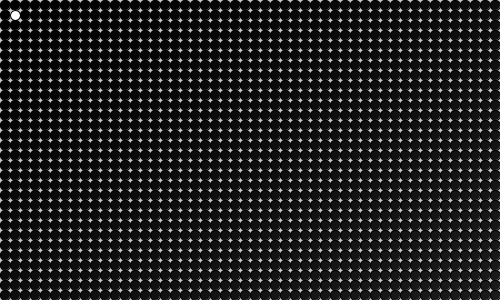
Frame 1 (no input)
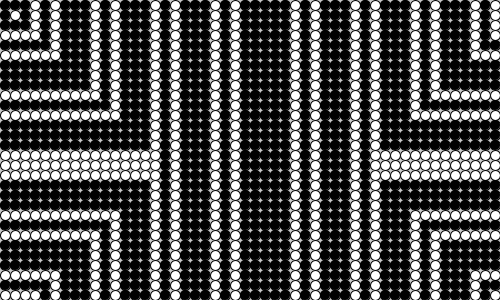
Frame 60 (the mouse pressed at the canvas centre just before this capture)
Frame 120 (the mouse held since frame 60 and released just before this capture): identical to frame 60, image omitted

The Processing sketch that drew these frames (run headless with seeded random() and noise(); from frame 60 on, the mouse is pressed at the canvas centre):

// Processing sketch: ch7_7_refactor
// ── ch7_7_refactor.pde
Cell[][] _cellArray;
int _cellSize = 10;
int _numX, _numY;

void setup() {
  size(500, 300);
  _numX = floor(width / _cellSize );
  _numY = floor(height / _cellSize );
  restart();
}

void restart() {
  _cellArray = new Cell[_numX][_numY];
  for (int i = 0; i < _numX * _numY; i++) {
    int x = i % _numX;
    int y = i / _numX;
    _cellArray[x][y] = new Cell(x, y);
  }

  for (int i = 0; i < _numX * _numY; i++) {
    int x = i % _numX;
    int y = i / _numX;
    int above = (y - 1 + _numY) % _numY;
    int below = (y + 1) % _numY;
    int left  = (x - 1 + _numX) % _numX;
    int right = (x + 1) % _numX;

    _cellArray[x][y].addNeighbour(_cellArray[left][above]);
    _cellArray[x][y].addNeighbour(_cellArray[left][y]);
    _cellArray[x][y].addNeighbour(_cellArray[left][below]);

    _cellArray[x][y].addNeighbour(_cellArray[x][above]);
    _cellArray[x][y].addNeighbour(_cellArray[x][below]);

    _cellArray[x][y].addNeighbour(_cellArray[right][above]);
    _cellArray[x][y].addNeighbour(_cellArray[right][y]);
    _cellArray[x][y].addNeighbour(_cellArray[right][below]);
  }
}

void draw() {
  background(200);

  for (int i = 0; i < _numX * _numY; i++) {
    _cellArray[i % _numX][i / _numX].calcNextState();
  }

  translate(_cellSize / 2, _cellSize / 2);

  for (int i = 0; i < _numX * _numY; i++) {
    _cellArray[i % _numX][i / _numX].drawMe();
  }
}

void mouserPressed() {
  restart();
}

/**--------------------------------------------
 * Cell class
 --------------------------------------------*/
class Cell {
  float x, y;
  float state, nextState;
  float lastState = 0;
  Cell[] neighbours;

  Cell(float ex, float why) {
    x = ex * _cellSize;
    y = why * _cellSize;

    nextState = ((x / width) + (y / height)) * 14;
    state = nextState;
    neighbours = new Cell[0];
  }

  void addNeighbour(Cell cell) {
    neighbours = (Cell[])append(neighbours, cell);
  }

  void calcNextState() {
    float total = 0;
    for (int i = 0; i < neighbours.length; i++) {
      total += neighbours[i].state;
    }

    float average = int(total / 8);

    if (average == 255) {
      nextState = 0;
    } else if (average == 0) {
      nextState = 255;
    } else {
      if (lastState > 0) {
        nextState -= lastState;
      }
      if (nextState > 255) {
        nextState = 255;
      } else if (nextState < 0) {
        nextState = 0;
      }
    }

    lastState = state;
  }

  void drawMe() {
    state = nextState;
    stroke(0);

    fill(state);

    ellipse(x, y, _cellSize, _cellSize);
  }
}
